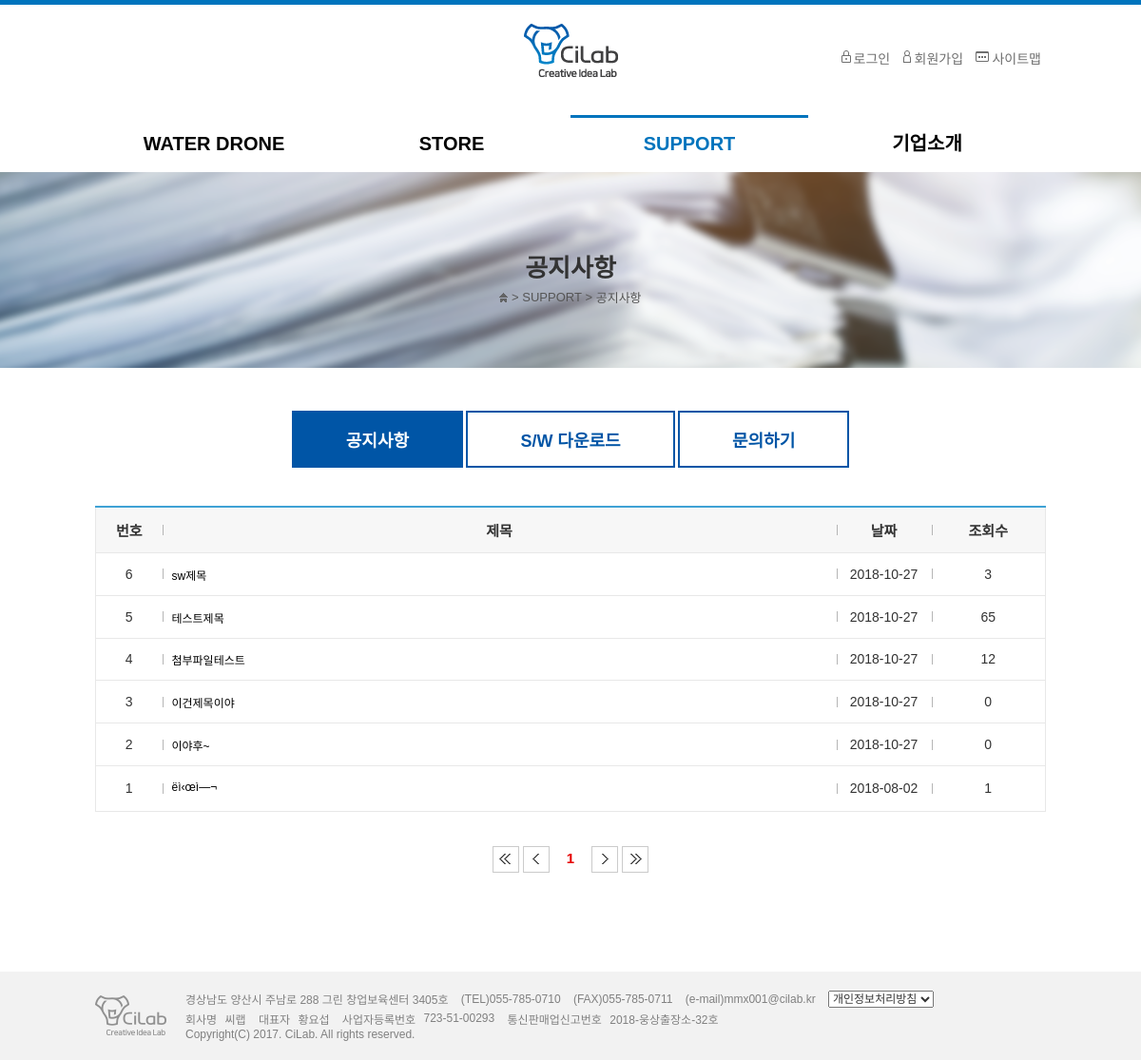
The app's page /menu/list.php, older data.
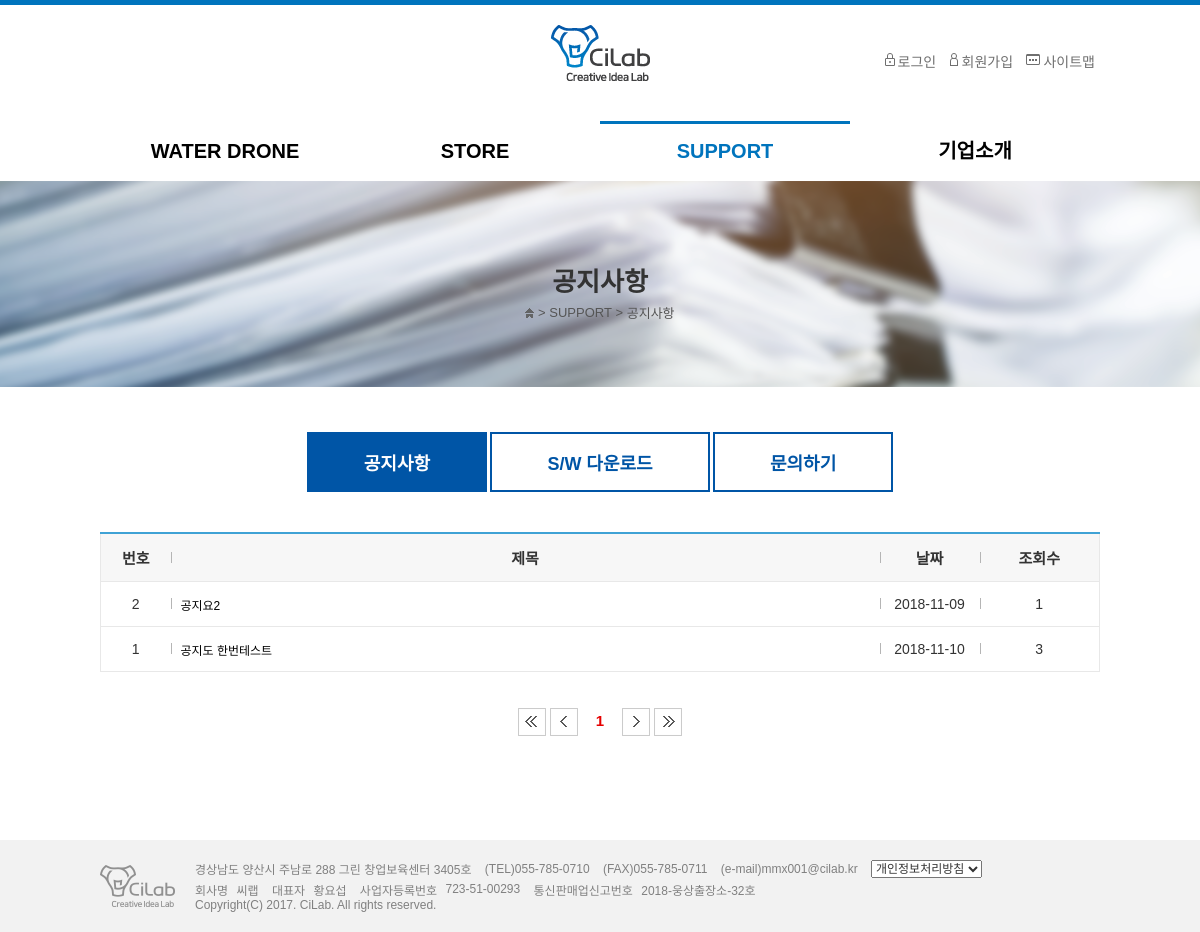
The same page, newer data.
### tables this page shows
CREATE TABLE IF NOT EXISTS `tb_notice` (
  `pk_no` int(11) NOT NULL AUTO_INCREMENT,
  `fd_title` varchar(50) DEFAULT NULL,
  `fd_name` varchar(50) DEFAULT NULL,
  `fd_date` date DEFAULT NULL,
  `fd_count` int(11) DEFAULT 0,
  `fd_file` varchar(50) DEFAULT NULL,
  `fd_new_file` varchar(50) DEFAULT NULL,
  `fd_content` varchar(200) DEFAULT NULL,
  PRIMARY KEY (`pk_no`)
);

### menu/list.php (the view, shortened to what this page needs)
<?php
	include '../header.php';
	include_once('../common.php');
	$type= $_GET['type'] ?? 1;
	$page = $_GET['page'] ?? 1;
	if($type==1) $head = "공지사항";
	elseif($type==2) $head = "S/W다운로드";
	elseif($type==4) $head = "문의하기";
	$query_string = $_SERVER['QUERY_STRING'];
    $query_arr = explode('&', $query_string);
    $query_string ="";
    foreach ($query_arr as $query) {
        $query_sp = explode('=', $query);
        if($query_sp[0]!='page'){
            $query_string .= $query."&";
        }
    }
?>
<section class="container">
	<div class="visual support">
		<p class="subTitle"><?=$head?></p>
		<div class="location">
			<img src="../images/common/icon_home.png" alt="Home">
			<span>&gt;</span>
			<span>SUPPORT</span>
			<span>&gt;</span>
			<span><?=$head?></span>
		</div>
	</div>
	<div class="contents">
		<div class="tabletInner">
			<div class="btnTab">
				<a href="./list.php?type=1" class='<?php if($type==1) echo "on"?>' >공지사항</a>
                <a href="./list.php?type=2" class="<?php if($type==2) echo "on"?>">S/W 다운로드</a>
				<a href="./list.php?type=4" class="<?php if($type==4) echo "on"?>">문의하기</a>
			</div>
			<table class="tblType01 listView">
				<colgroup>
				<col style="width:70px;" class="mhide">
					<col>
				<?php
						if($type==1||$type==2){
				?>
					<col class="listDate">
					<col class="listCount">
				<?php
						}else if($type==4){
				?>
					<col class="listWriter">
					<col class="listDate">
					<col class="listFile">
				<?php
						}
				?>
				</colgroup>
				<thead>
					<tr>
						<th scope="col" class="mhide">번호</th>
						<?php
							if($type==1) {
                                echo '<th scope="col">제목</th>
                                <th scope="col">날짜</th>
                                <th scope="col">조회수</th>';
							}elseif($type==2) {
							    echo '<th scope="col">S/W명</th>
                                <th scope="col">버전</th>
                                <th scope="col">다운로드</th>';
							}else if($type==4){
								echo '<th scope="col">문의제목</th>
								<th scope="col">작성자</th>
								<th scope="col">작성일</th>
								<th scope="col">첨부파일</th>';
							}
						?>
					</tr>
				</thead>
				<tbody>
					<?php
						$result = while_get_board_list($page,null,$type);
						while ($r = mysqli_fetch_array($result)) {
					?>
					<tr>
						<td class="mhide"><?=$r['row']?></td>
						<?php
							if($type==1){
								echo '<td class="title"><a href="detail.php?type='.$type.'&no='.$r["pk_no"].'">'.$r["fd_title"].'</a></td>';
								echo "<td>".$r['fd_date']."</td>";
								echo "<td>".$r['fd_count']."</td>";
							}else if($type==2){
								echo '<td class="title"><a href="detail.php?type='.$type.'&no='.$r["pk_no"].'">'.$r["fd_title"].'</a></td>';
								echo "<td>".$r['fd_version']."</td>";
								if($r['fd_new_file']!=""){
									echo "<td><a href='./zip_down.php?zip=".$r["fd_title"]."&new_file=".$r['fd_new_file']."&file=".$r['fd_file']."'><img src='/images/icon/icon_file.png' class='save_img'></a></td>";
								}else{
								    echo "<td></td>";
								}
							}else if($type==4){
								echo '<td class="title"><a href="qna_chk_pw.php?no='.$r["pk_no"].'">'.$r["fd_title"].'</a></td>';
								echo "<td>".$r['fd_name']."</td>";
								echo "<td>".$r['fd_date']."</td>";
								if($r['fd_new_file']!=""){
									echo "<td><a href='./zip_down.php?zip=".$r["fd_title"]."&new_file=".$r['fd_new_file']."&file=".$r['fd_file']."'><img src='/images/icon/icon_file.png' class='save_img'></a></td>";
								}else{
								    echo "<td></td>";
								}
							}
						?>
					</tr>
					<?php
						}
					?>
				</tbody>
			</table>
			<div id="paging" class="page_nav">
				<a href="?<?=$query_string?>page=1">
					<img src="/images/icon/btn_first.png" alt="pre" id="first_img" class="page_nav_btn">
				</a>
				<a href="?<?=$query_string?>page=<?php if($page>1){ echo $page-1;}else{ echo '1';} ?>">
					<img src="/images/icon/btn_prev.png" alt="pre" id="prev_img" class="page_nav_btn" >
				</a>
				<?php
					$total_count = board_count($type, null);
					$page_info = make_page($page,$total_count,$query_string,10);
				?>
				<a href="?<?=$query_string?>page=<?php if($page<$page_info[0]){ echo $page+1;}else{ echo $page_info[1];} ?>">
					<img src="/images/icon/btn_next.png" alt="pre" id="next_img" class="page_nav_btn">
				</a>
				<a href="?<?=$query_string?>page=<?=$page_info[0]?>">
					<img src="/images/icon/btn_last.png" alt="pre" id="last_img" class="page_nav_btn">
				</a>
			</div>
		</div>
	</div>
</section>
<?php
	include '../footer.php'
?>

### header.php (shortened to what this page needs)
<?php
	include_once('common.php');
?>
<!DOCTYPE html>
<html lang="ko">
<head>
	<link rel="stylesheet" type="text/css" href="../css/default.css">
	<link rel="stylesheet" type="text/css" href="../css/common.css">
	<link rel="stylesheet" type="text/css" href="../css/style.css">
	<link rel="stylesheet" type="text/css" href="../css/mobile_menu_styles.css">
	<link rel="stylesheet" media="screen and (max-width:999px)" type="text/css" href="../css/tablet.css">
	<link rel="stylesheet" media="screen and (max-width:480px)" type="text/css" href="../css/mobile.css">
</head>
<body>
	<header>
		<h1><a href="/index.php">CiLab - Creative Idea Lab</a></h1>
		<div class="gnb">
			<div class="gnbInner">
				<?php
					if(!isset($_SESSION['user_id'])){
				?>
				<a href="../member/login.php" class="gnb_login">로그인</a>
				<a href="../register/agree.php" class="gnb_join">회원가입</a>
				<?php
					}
				?>
				<a href="../sub/sitemap.php" class="gnb_sitemap">사이트맵</a>
			</div>
		</div>
		<div id="cssmenu">
			<ul>
				<li><a href="../menu/introWD.php">Water Drone</a></li>
				<li><a href="../menu/store.php?type=5">STORE</a></li>
				<li><a href="../menu/list.php?type=1">SUPPORT</a></li>
				<li><a href="../menu/introCilab.php">기업소개</a></li>
			</ul>
		</div>
	</header>

### common.php (shortened to what this page needs)
<?php
	include_once('config/db_config.php');
	$mysqli = new mysqli($host, $user, $pw, $dbName);
    function make_page($page,$total_count,$query_string,$count){
    	if($page%$count==1)
			$start_num = $page;
		else
			$start_num = (ceil($page/$count)-1)*$count+1;
		$total_count = $total_count[0];
		$page_size = $count+$start_num-1;
		$total_page = ceil($total_count/$count);
		if($page_size>$total_page){
			$for_end = $total_page;
		}else{
			$for_end = $page_size;
		};
		for($i=$start_num; $i<=$for_end;$i++){
			if ($page ==$i){
				echo "<a class = 'page_num on'>".$i."</a>";
			}else{
				echo "<a href='?".$query_string."page=".$i."' class = 'page_nav_btn page_num'>".$i."</a>";
			}
		}
		return [$total_page,$for_end];
    }
	function query_send($query){
		global $mysqli;
		return mysqli_query($mysqli, $query);
	}
	function while_get_board_list($start_num,$search,$type){
		$table = table_name($type);
		$start_num = ($start_num-1)*10;
		$query = 'select @ROWNUM := @ROWNUM + 1 AS row, n.* from '.$table.' n, (SELECT @ROWNUM := 0) R where fd_title like "%'.$search.'%" order by row desc limit '.$start_num.', 10';
		$result = query_send($query);
		return $result;
	}
	function board_count($type, $search){
		$table = table_name($type);
		$query = "select count(*) from ".$table." where fd_title like '%".$search."%' ";
		$result = query_send($query);
		$count = mysqli_fetch_array($result);
		return $count;
	}
	function table_name($type){
		if($type==1) $table="tb_notice";
		elseif ($type==2) $table ="tb_sw";
		elseif ($type==3) $table ="tb_contents";
		elseif ($type==4) $table ="tb_qna";
		return $table;
	}
?>

### footer.php
	<footer>
		<div class="footerInner">
			<div class="logo_footer"><img src="/images/common/logo_footer.png" alt="CiLab"></div>
			<div class="text_footer">
				<div class="footerFloor1">
					<address>경상남도 양산시 주남로 288 그린 창업보육센터 3405호</address>
					<p class="tel">(TEL)055-785-0710</p>
					<p class="fax">(FAX)055-785-0711</p>
					<p class="email">(e-mail)mmx001@cilab.kr</p>
					<select onclick="perinfo()">
						<option value="">개인정보처리방침</option>
					</select>
				</div>
				<div>
					<span class="f_name">회사명</span>
					<span class="f_char">씨랩</span>
					<span class="f_name">대표자</span>
					<span class="f_char">황요섭</span>
					<span class="f_name">사업자등록번호</span>
					<span class="f_char">723-51-00293</span>
					<span class="f_name">통신판매업신고번호</span>
					<span class="f_char">2018-웅상출장소-32호</span>
				</div>
				<div class="footerFloor2">
					<p class="copyright">Copyright(C) 2017. CiLab. All rights reserved.
					</p>
				</div>
			</div>
			<div class="clear"></div>
		</div>
	</footer>
</body>
</html>

### css/default.css (style rules this page uses)
html { overflow-y:scroll }
body { margin:0;padding:0;font-size:0.75em;font-family:dotum }
html, h1, h2, h3, h4, h5, h6, form, fieldset, img { margin:0;padding:0;border:0 !important }
h1, h2, h3, h4, h5, h6 { font-size:1em;font-family:dotum }
article, aside, details, figcaption, figure, footer, header, hgroup, menu, nav, section { display:block }
label, input, button, select, img { vertical-align:middle }
textarea, select { font-size:1em }
select { margin:0 }
p { margin:0;padding:0;word-break:break-all }
a:link, a:visited { color:#000;text-decoration:none }

### css/common.css (style rules this page uses)
* { margin:0; padding:0; font-family: 'Noto Sans KR', sans-serif; list-style:none; vertical-align:middle; }
h1, h2, h3, h4, h5, h6 { font-size:14px; color:#333; }
a, div, p, td, th, select,option { font-size:12px; color:#333; }
article, aside, hgroup, header, footer, figure, figcaption, nav, section, time, mark, canvas, video, audio, details, summary { display:block; }
table { border-collapse:collapse; width:100%; }
img { vertical-align:middle; }
img, button { border:0px; }
a { text-decoration:none; }
.clear:after { content:""; display:block; clear:both; }

### css/mobile_menu_styles.css (style rules this page uses)
#cssmenu, #cssmenu ul, #cssmenu ul li, #cssmenu ul li a, #cssmenu #menu-button { margin: 0; padding: 0; border: 0; list-style: none; line-height: 1; display: block; position: relative; -webkit-box-sizing: border-box; -moz-box-sizing: border-box; box-sizing: border-box; }
#cssmenu:after, #cssmenu>ul:after { content: "."; display: block; clear: both; visibility: hidden; line-height: 0; height: 0; }
#cssmenu { width: auto; font-family: 'Open Sans', sans-serif; line-height: 1; background: #ffffff; }
#cssmenu>ul>li { float: left; width:25%; }
#cssmenu>ul>li>a { padding: 20px; font-size: 20px; font-weight:bold; text-decoration: none; text-transform: uppercase; color: #000000; -webkit-transition: color .2s ease; -moz-transition: color .2s ease; -ms-transition: color .2s ease; -o-transition: color .2s ease; transition: color .2s ease; }
#cssmenu>ul>li:hover>a, #cssmenu>ul>li.active>a { color: #0074bd; }

### css/tablet.css (style rules this page uses)
.gnb { position: static; top:0px; width:100%; }
.gnbInner { padding-right:10px; }
.contents { width:100%; }
.footerInner { width:100%; }
.logo_footer { float: none; text-align: center; padding-bottom: 10px; }
.text_footer { float: none; }
.footerFloor1 { text-align: right; }
.footerFloor1 > p, .footerFloor1 > address { display:block; padding: 2px 0; box-sizing: border-box; width: 100%; text-align: center; }
.footerFloor1 > select { margin-top: 5px; margin-right: 10px; padding: 2px 0; }
.footerFloor2 { padding: 2px 0; text-align: center; }
.btnTab { padding:0 0 35px 0; }
.btnTab > a { display: block; margin: 0px 10px 5px 10px; padding:10px 25px; font-size:14px; }
#cssmenu { margin:auto !important; width:auto !important; }
.tabletInner { padding:0 10px; }
.tblType01 { width:100%; }

### css/mobile.css (style rules this page uses)
.mhide { display:none !important }
.visual .subTitle { padding-top:60px; }
.visual { height:176px; }
.tblType01 { width:100%; }
.tblType01, .tblType02 { box-sizing:border-box; }
.tblType01.listView .title { background-image:none !important }
html { overflow-y:scroll }
body { margin:0;padding:0;font-size:0.75em }
html, h1, h2, h3, h4, h5, h6, form, fieldset, img { margin:0;padding:0;border:0 }
h1, h2, h3, h4, h5, h6 { font-size:1em }
article, aside, details, figcaption, figure, footer, header, hgroup, menu, nav, section { display:block }
label, input, button, select, img { vertical-align:middle }
textarea, select { font-size:1em;font-family:dotum }
select { margin:0 }
p { margin:0;padding:0;word-break:break-all }
a:link, a:visited { color:#000;text-decoration:none }
.listDate, .listWriter { width:60px; }
.listCount, .listFile { width:70px; }
#paging a { width: auto; }

Row changes from the older to the newer data that the page shows:
removed tb_notice: row "6", fd_title "sw제목", fd_date "2018-10-27", fd_count "3"
removed tb_notice: row "5", fd_title "테스트제목", fd_date "2018-10-27", fd_count "65"
removed tb_notice: row "4", fd_title "첨부파일테스트", fd_date "2018-10-27", fd_count "12"
removed tb_notice: row "3", fd_title "이건제목이야", fd_date "2018-10-27", fd_count "0"
removed tb_notice: row "2", fd_title "이야후~", fd_date "2018-10-27", fd_count "0"
removed tb_notice: row "1", fd_title "ë­ì‹œì—¬", fd_date "2018-08-02", fd_count "1"
added tb_notice: row "2", fd_title "공지요2", fd_date "2018-11-09", fd_count "1"
added tb_notice: row "1", fd_title "공지도 한번테스트", fd_date "2018-11-10", fd_count "3"
